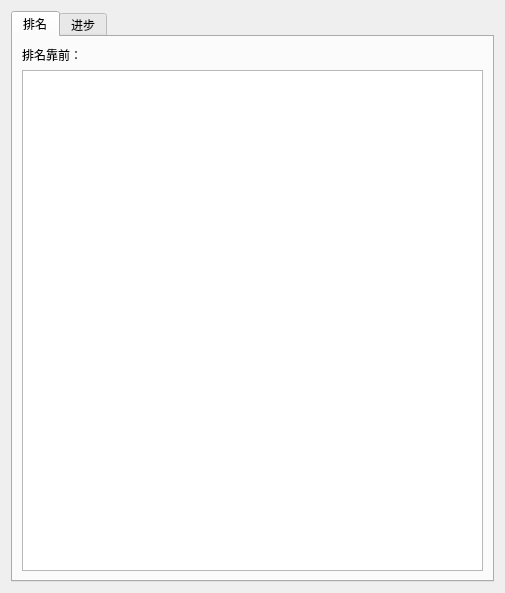
<?xml version="1.0" encoding="UTF-8"?>
<ui version="4.0">
 <class>Form</class>
 <widget class="QWidget" name="Form">
  <property name="geometry">
   <rect>
    <x>0</x>
    <y>0</y>
    <width>505</width>
    <height>593</height>
   </rect>
  </property>
  <property name="windowTitle">
   <string>Form</string>
  </property>
  <layout class="QVBoxLayout" name="verticalLayout">
   <item>
    <widget class="QTabWidget" name="tabWidget">
     <property name="currentIndex">
      <number>0</number>
     </property>
     <widget class="QWidget" name="tab">
      <attribute name="title">
       <string>排名</string>
      </attribute>
      <layout class="QVBoxLayout" name="verticalLayout_2">
       <item>
        <widget class="QLabel" name="label_2">
         <property name="text">
          <string>排名靠前：</string>
         </property>
        </widget>
       </item>
       <item>
        <widget class="QTextBrowser" name="paimin"/>
       </item>
      </layout>
     </widget>
     <widget class="QWidget" name="tab_2">
      <attribute name="title">
       <string>进步</string>
      </attribute>
      <layout class="QVBoxLayout" name="verticalLayout_3">
       <item>
        <widget class="QLabel" name="label">
         <property name="text">
          <string>进步前五十至前一百：</string>
         </property>
        </widget>
       </item>
       <item>
        <widget class="QTextBrowser" name="jinbu"/>
       </item>
      </layout>
     </widget>
    </widget>
   </item>
  </layout>
 </widget>
 <resources/>
 <connections/>
</ui>
